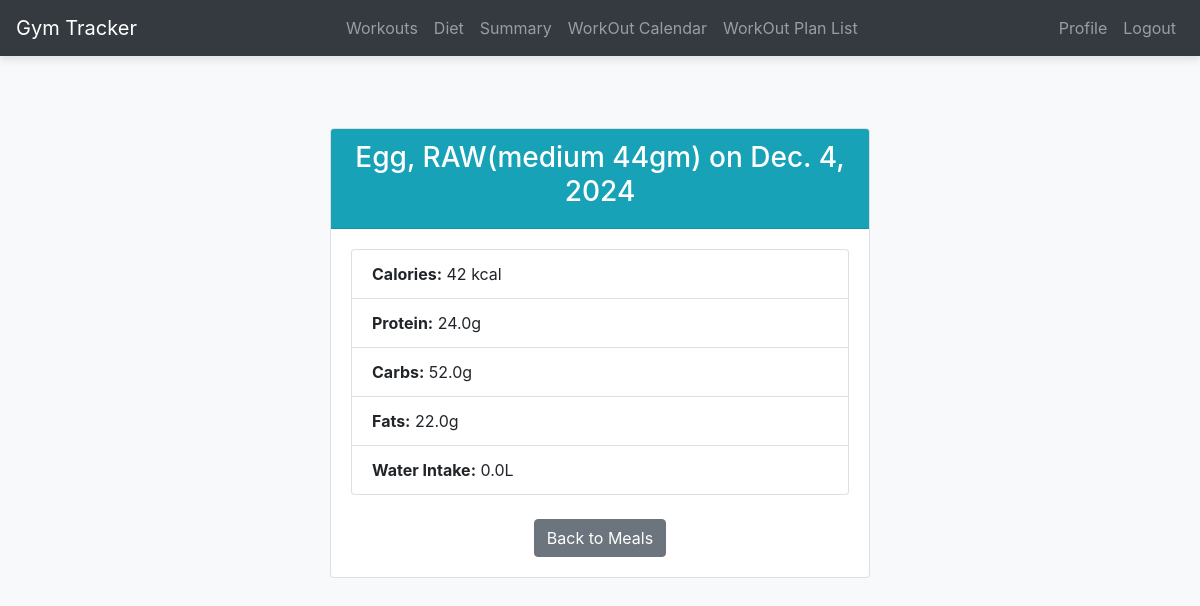
/diet/1/ (signed in), run on the app's committed database.
### diet_tracking/models.py (models this page shows, shortened)
class Meal(models.Model):
    user = models.ForeignKey(User, on_delete=models.CASCADE, related_name='meals')
    date = models.DateField()
    name = models.CharField(max_length=100)
    calories = models.IntegerField()
    protein = models.FloatField(help_text="Protein in grams")
    carbs = models.FloatField(help_text="Carbohydrates in grams")
    fats = models.FloatField(help_text="Fats in grams")
    water_intake = models.FloatField(help_text="Water intake in liters", default=0.0)

### diet_tracking/views.py (the view)
# urls.py: path('<int:pk>/', views.diet_detail, name='diet_detail'),
@login_required
def diet_detail(request, pk):
    meal = get_object_or_404(Meal, pk=pk, user=request.user)
    return render(request, 'diet_tracking/diet_detail.html', {'meal': meal})

### templates/diet_tracking/diet_detail.html
{% extends 'base.html' %}
{% block content %}
<div class="row justify-content-center">
    <div class="col-md-6">
        <div class="card mt-5">
            <div class="card-header bg-info text-white text-center">
                <h3>{{ meal.name }} on {{ meal.date }}</h3>
            </div>
            <div class="card-body">
                <ul class="list-group">
                    <li class="list-group-item">
                        <strong>Calories:</strong> {{ meal.calories }} kcal
                    </li>
                    <li class="list-group-item">
                        <strong>Protein:</strong> {{ meal.protein }}g
                    </li>
                    <li class="list-group-item">
                        <strong>Carbs:</strong> {{ meal.carbs }}g
                    </li>
                    <li class="list-group-item">
                        <strong>Fats:</strong> {{ meal.fats }}g
                    </li>
                    <li class="list-group-item">
                        <strong>Water Intake:</strong> {{ meal.water_intake }}L
                    </li>
                </ul>
                <div class="mt-4 text-center">
                    <a class="btn btn-secondary" href="{% url 'diet_list' %}">Back to Meals</a>
                </div>
            </div>
        </div>
    </div>
</div>
{% endblock %}

### static/css/styles.css (style rules this page uses)
body { background-color: #f8f9fa; }

### data on the page
Meal: name "Egg, RAW(medium 44gm)", date "Dec. 4, 2024", calories "42", protein "24.0", carbs "52.0", fats "22.0", water_intake "0.0"
